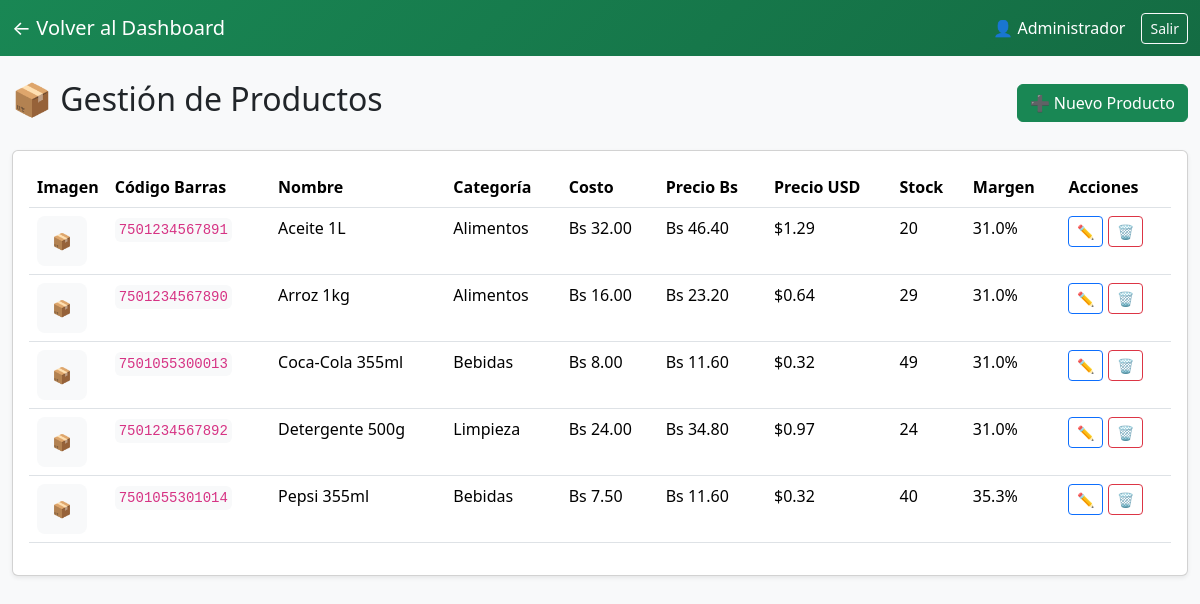
The app's page /productos.php (signed in) with its own data.
### tables this page shows
CREATE TABLE `productos` (
  `id` int(11) NOT NULL AUTO_INCREMENT,
  `nombre` varchar(255) NOT NULL,
  `codigo_barras` varchar(100) DEFAULT NULL,
  `imagen` varchar(255) DEFAULT NULL,
  `categoria_id` int(11) NOT NULL,
  `costo_bs` decimal(12,2) DEFAULT 0.00,
  `precio_bs` decimal(12,2) NOT NULL,
  `precio_usd` decimal(12,2) NOT NULL,
  `stock` int(11) DEFAULT 0,
  `stock_minimo` int(11) DEFAULT 3,
  `created_at` timestamp NOT NULL DEFAULT current_timestamp(),
  `updated_at` timestamp NOT NULL DEFAULT current_timestamp() ON UPDATE current_timestamp(),
  PRIMARY KEY (`id`),
  UNIQUE KEY `codigo_barras` (`codigo_barras`),
  KEY `categoria_id` (`categoria_id`),
  CONSTRAINT `productos_ibfk_1` FOREIGN KEY (`categoria_id`) REFERENCES `categorias` (`id`) ON DELETE CASCADE
);

CREATE TABLE `categorias` (
  `id` int(11) NOT NULL AUTO_INCREMENT,
  `nombre` varchar(255) NOT NULL,
  `created_at` timestamp NOT NULL DEFAULT current_timestamp(),
  `updated_at` timestamp NOT NULL DEFAULT current_timestamp() ON UPDATE current_timestamp(),
  PRIMARY KEY (`id`)
);

### config.php (called while the page is built, shortened)
<?php
function formatMoney($amount, $currency = 'Bs') {
    return $currency . ' ' . number_format($amount, 2, '.', ',');
}
?>

### productos.php (the view, shortened to what this page needs)
<?php
require_once 'config.php';
$productos = $pdo->query("
    SELECT p.*, c.nombre as categoria
    FROM productos p
    JOIN categorias c ON p.categoria_id = c.id
    ORDER BY p.nombre
")->fetchAll();
?>
<!DOCTYPE html>
<html lang="es">
<head>
    <link href="https://cdn.jsdelivr.net/npm/bootstrap@5.3.2/dist/css/bootstrap.min.css" rel="stylesheet">
</head>
<body>
    <?php include 'header.php'; ?>
    <div class="container-fluid" x-data="productosApp()">
        <div class="d-flex justify-content-between align-items-center mb-4">
            <h2>📦 Gestión de Productos</h2>
            <button class="btn btn-success" @click="abrirModalNuevo()">
                ➕ Nuevo Producto
            </button>
        </div>
        <div class="card shadow-sm">
            <div class="card-body">
                <div class="table-responsive">
                    <table class="table table-hover">
                        <thead>
                            <tr>
                                <th width="60">Imagen</th>
                                <th>Código Barras</th>
                                <th>Nombre</th>
                                <th>Categoría</th>
                                <th>Costo</th>
                                <th>Precio Bs</th>
                                <th>Precio USD</th>
                                <th>Stock</th>
                                <th>Margen</th>
                                <th>Acciones</th>
                            </tr>
                        </thead>
                        <tbody>
                            <?php foreach ($productos as $p):
                                $margen_bruto = $p['precio_bs'] - $p['costo_bs'];
                                $margen_pct = $p['precio_bs'] > 0 ? ($margen_bruto / $p['precio_bs']) * 100 : 0;
                            ?>
                            <tr>
                                <td>
                                    <?php if ($p['imagen']): ?>
                                        <img src="imagenes/<?= htmlspecialchars($p['imagen']) ?>"
                                             class="producto-imagen-small"
                                             alt="<?= htmlspecialchars($p['nombre']) ?>">
                                    <?php else: ?>
                                        <div class="producto-imagen-small">📦</div>
                                    <?php endif; ?>
                                </td>
                                <td>
                                    <?php if ($p['codigo_barras']): ?>
                                        <code class="bg-light p-1 rounded"><?= htmlspecialchars($p['codigo_barras']) ?></code>
                                    <?php else: ?>
                                        <span class="text-muted">-</span>
                                    <?php endif; ?>
                                </td>
                                <td><?= htmlspecialchars($p['nombre']) ?></td>
                                <td><?= htmlspecialchars($p['categoria']) ?></td>
                                <td><?= formatMoney($p['costo_bs']) ?></td>
                                <td><?= formatMoney($p['precio_bs']) ?></td>
                                <td>$<?= number_format($p['precio_usd'], 2) ?></td>
                                <td>
                                    <?= $p['stock'] ?>
                                </td>
                                <td><?= number_format($margen_pct, 1) ?>%</td>
                                <td>
                                    <button class="btn btn-sm btn-outline-primary"
                                            @click='editarProducto(<?= json_encode($p) ?>)'>
                                        ✏️
                                    </button>
                                    <a href="?delete=<?= $p['id'] ?>"
                                       class="btn btn-sm btn-outline-danger"
                                       onclick="return confirm('¿Estás seguro de eliminar el producto \"<?= addslashes($p['nombre']) ?>\"? Esta acción no se puede deshacer.')">
                                        🗑️
                                    </a>
                                </td>
                            </tr>
                            <?php endforeach; ?>
                        </tbody>
                    </table>
                </div>
            </div>
        </div>
    </div>
</body>
</html>

### header.php
<?php
$current_page = basename($_SERVER['PHP_SELF']);
$is_dashboard = ($current_page == 'index.php');
?>
<nav class="navbar navbar-dark navbar-expand-lg mb-4" style="background: linear-gradient(135deg, #198754 0%, #146c43 100%) !important;">
    <div class="container-fluid">
        <?php if (!$is_dashboard): ?>
            <a class="navbar-brand" href="index.php">
                ← Volver al Dashboard
            </a>
        <?php else: ?>
            <span class="navbar-brand">🏪 Nine Market</span>
        <?php endif; ?>
        <div class="d-flex align-items-center">
            <span class="text-white me-3">👤 <?= htmlspecialchars($_SESSION['user_name'] ?? 'Usuario') ?></span>
            <a href="logout.php" class="btn btn-outline-light btn-sm">Salir</a>
        </div>
    </div>
</nav>

### productos.php (style rules this page uses)
body { background-color: #f8f9fa; }
.producto-imagen-small { width: 50px; height: 50px; object-fit: cover; border-radius: 8px; background: #f8f9fa; display: flex; align-items: center; justify-content: center; }

### records on screen
productos: codigo_barras "7501234567891", nombre "Aceite 1L", categoria.nombre "Alimentos", costo_bs "Bs 32.00", precio_bs "Bs 46.40", precio_usd "1.29", stock "20", margen_pct "31.0"
productos: codigo_barras "7501234567890", nombre "Arroz 1kg", categoria.nombre "Alimentos", costo_bs "Bs 16.00", precio_bs "Bs 23.20", precio_usd "0.64", stock "29", margen_pct "31.0"
productos: codigo_barras "7501055300013", nombre "Coca-Cola 355ml", categoria.nombre "Bebidas", costo_bs "Bs 8.00", precio_bs "Bs 11.60", precio_usd "0.32", stock "49", margen_pct "31.0"
productos: codigo_barras "7501234567892", nombre "Detergente 500g", categoria.nombre "Limpieza", costo_bs "Bs 24.00", precio_bs "Bs 34.80", precio_usd "0.97", stock "24", margen_pct "31.0"
productos: codigo_barras "7501055301014", nombre "Pepsi 355ml", categoria.nombre "Bebidas", costo_bs "Bs 7.50", precio_bs "Bs 11.60", precio_usd "0.32", stock "40", margen_pct "35.3"

### other values on screen
$_SESSION['user_name'] "Administrador"
